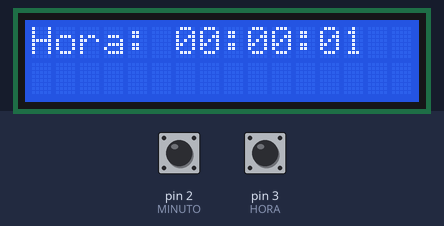
The sketch below on a simulated Arduino Uno, built with avr-gcc and run on an emulated ATmega328P. On the bench: 16×2 character LCD. Inputs (shaded band) come from the test bench; at power-on: pin 2 (MINUTO) HIGH, pin 3 (HORA) HIGH.

Above: at 1.2 s.
1.3 s: pin 2 (MINUTO) pulled LOW for 0.15 s
At 2.8 s:
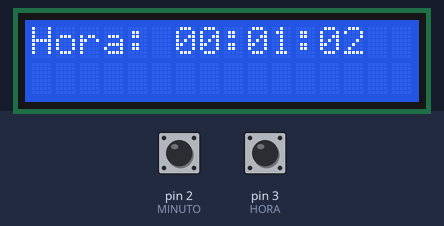
4.4 s: pin 3 (HORA) pulled LOW for 0.15 s
At 5.8 s:
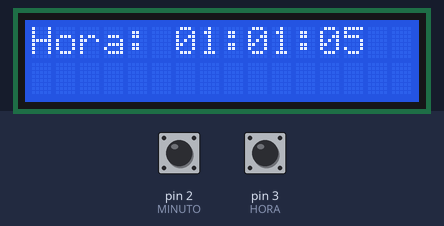
7.5 s: pin 2 (MINUTO) pulled LOW for 1 s
At 8.9 s:
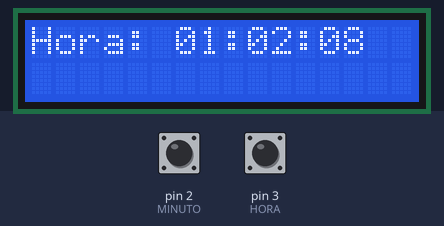
10.6 s: pin 3 (HORA) pulled LOW for 1 s
At 11.7 s:
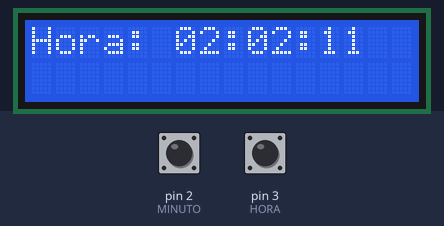
Timing chart, 0 to 13.6 s (numbered marks = the images above; inputs shaded):
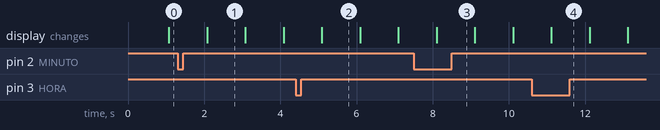

Measured:
- what the display in image 1 shows lasts 1.0 s, from 2.1 s to 3.1 s

The sketch:

sketch_sep15a.ino
```cpp
// C++ code
//
#include <LiquidCrystal.h>

int segundo = 0;
int hora = 0;
int minuto = 0;
int volatile aux = 0;
int volatile aux2 = 0;
int ruidoE = 0;
int ruidoS = 0;
LiquidCrystal lcd_1(12, 11, 5, 4, 6, 7);

void setup()
{
  pinMode(2, INPUT_PULLUP);//MINUTO
  attachInterrupt(digitalPinToInterrupt(2), mudaMinuto, FALLING);
  pinMode(3, INPUT_PULLUP);//HORA
  attachInterrupt(digitalPinToInterrupt(3), mudaHora, FALLING);

  lcd_1.begin(16, 2);
}

void loop(){
  lcd_1.clear();
  lcd_1.setCursor(0, 0);
  lcd_1.print("Hora:");

char HoraFormat[9];
lcd_1.setCursor(6, 0);
sprintf(HoraFormat, "%02d:%02d:%02d", hora, minuto, segundo);
lcd_1.print(HoraFormat);

segundo += 1;
segundo = segundo % 60;
delay(1000);

if(segundo == 59) {
delay(1000);
minuto+=1;
minuto = minuto % 60;

}

if( minuto == 59) {
hora+=1;
hora = hora % 60;

}


}

void mudaHora(){
  ruidoE = millis();
 if(ruidoE-ruidoS>250){
  hora+=1;
  ruidoS = ruidoE;
 }

}
void mudaMinuto(){
  ruidoE = millis();
 if(ruidoE-ruidoS>250){
  minuto+=1;
  ruidoS = ruidoE;
 }
}
```
